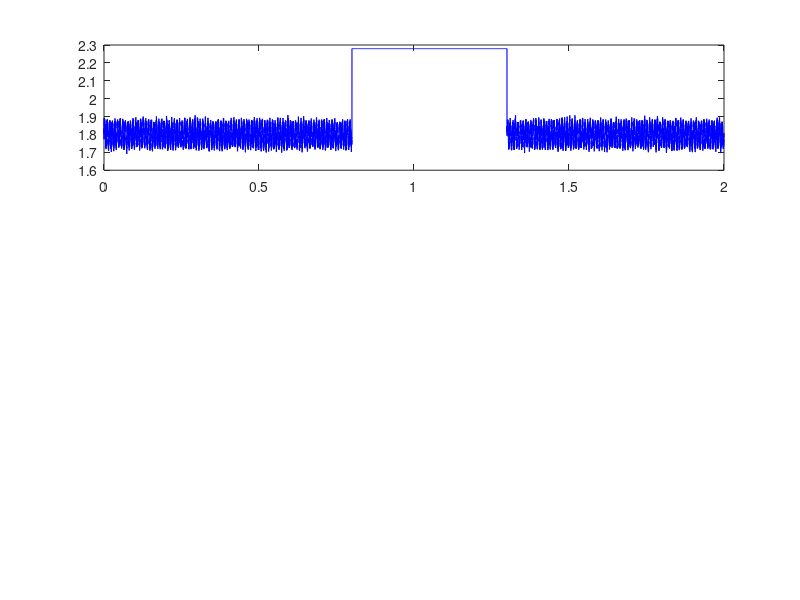

Reproduce this figure in MATLAB. (Note: this script raises an error after producing the figure.)
% Save as: burn_detection_test.m and run

load('weld_simulink_workspace.mat');

fprintf('Testing burn-through detection...\n\n');

% Manual moving RMS calculation
n = length(sim_burn_I);
window = 1000;
rms_vals = zeros(n,1);

for i = 1:n
    i_start = max(1, i - window + 1);
    rms_vals(i) = rms(sim_burn_I(i_start:i, 2));
end

% Detection
alert = double(rms_vals > TH_burn_rms);
detected_samples = sum(alert);

fprintf('TH_burn_rms     = %.4f V\n', TH_burn_rms);
fprintf('Max RMS value   = %.4f V\n', max(rms_vals));
fprintf('Samples detected= %d\n', detected_samples);

if detected_samples > 0
    fprintf('\n✓ BURN-THROUGH DETECTED SUCCESSFULLY!\n');
else
    fprintf('\n✗ Not detected\n');
end

% Plot
figure('Name','Burn Detection','Position',[100 100 1000 600]);

subplot(3,1,1);
plot(sim_burn_I(:,1), sim_burn_I(:,2),'b','LineWidth',0.8);
yline(TH_burn_rms,'r--','LineWidth',2);
title('Current signal — burn-through');
ylabel('Voltage (V)'); grid on;

subplot(3,1,2);
plot(sim_burn_I(:,1), rms_vals,'m','LineWidth',1.5);
yline(TH_burn_rms,'r--','Threshold','LineWidth',2);
title('Moving RMS (100ms window)');
ylabel('RMS (V)'); grid on;

subplot(3,1,3);
area(sim_burn_I(:,1), alert,'FaceColor','r','FaceAlpha',0.6);
title('BURN ALERT — 1 = Detected!');
ylabel('Alert'); xlabel('Time (s)');
ylim([-0.2 1.5]); grid on;

sgtitle('Weld Burn-Through Detection Result','FontSize',13,'FontWeight','bold');
